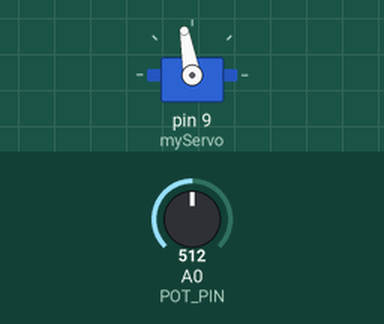
A sketch run on a simulated Arduino Uno, built with avr-gcc and run on an emulated ATmega328P. Shown: servo. The test bench sets the inputs (shaded band); at power-on: A0 (POT_PIN) = 512.

Above: at 1.2 s.
1.3 s: A0 (POT_PIN) set to 716
At 2.1 s:
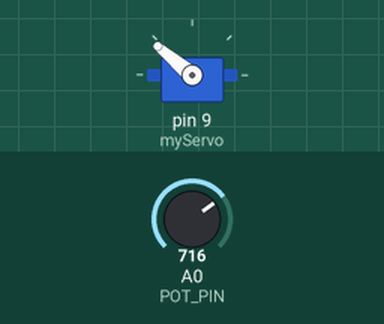
2.8 s: A0 (POT_PIN) set to 900
At 3.4 s:
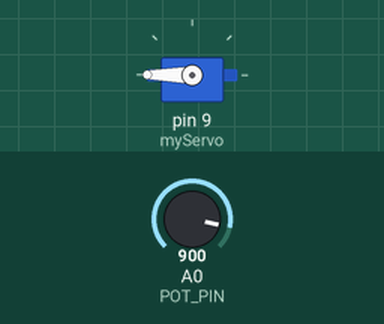
4.3 s: A0 (POT_PIN) set to 306
At 4.6 s:
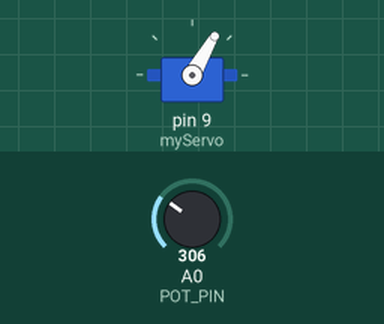
5.8 s: A0 (POT_PIN) set to 122
At 7.0 s:
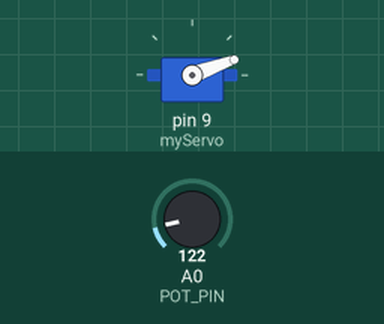
7.3 s: A0 (POT_PIN) set to 0
At 8.4 s:
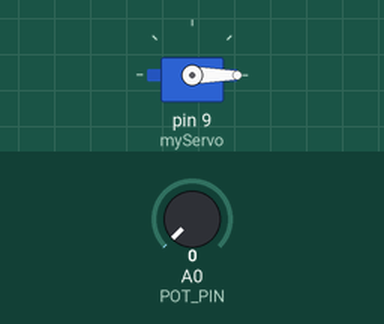
8.8 s: A0 (POT_PIN) set to 511
At 9.6 s:
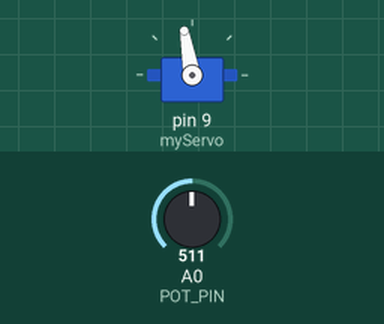
Timing chart, 0 to 11.3 s (numbered marks = the images above; inputs shaded):
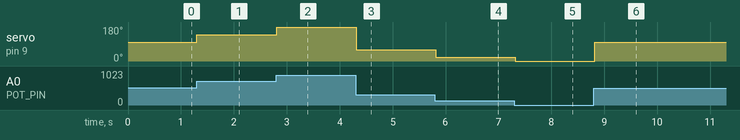

Measured:
- after the input at 1.3 s, servo on pin 9 (myServo): 100° → 140° at once
- after the input at 2.8 s, servo on pin 9 (myServo): 140° → 180° at once
- after the input at 4.3 s, servo on pin 9 (myServo): 180° → 60° at once
- after the input at 5.8 s, servo on pin 9 (myServo): 60° → 20° at once
- after the input at 7.3 s, servo on pin 9 (myServo): 20° → 0° at once
- after the input at 8.8 s, servo on pin 9 (myServo): 0° → 100° at once

The sketch:

Basic_Servo.ino
```cpp
#include <Servo.h>

//#define DEBUG

Servo myServo;
int const POT_PIN = A0;
int potVal;
int angle;

void setup() {
  myServo.attach(9);

  Serial.begin(9600);
}

void loop() {
  potVal = analogRead(POT_PIN);

  angle = map(potVal, 0, 889, 0, 36) * 5;

  #ifdef DEBUG
  Serial.print("potVal: ");
  Serial.print(potVal);
  Serial.print(", angle: ");
  Serial.print(angle);
  Serial.println();
  #endif

  myServo.write(angle);
  delay(100);
}
```
